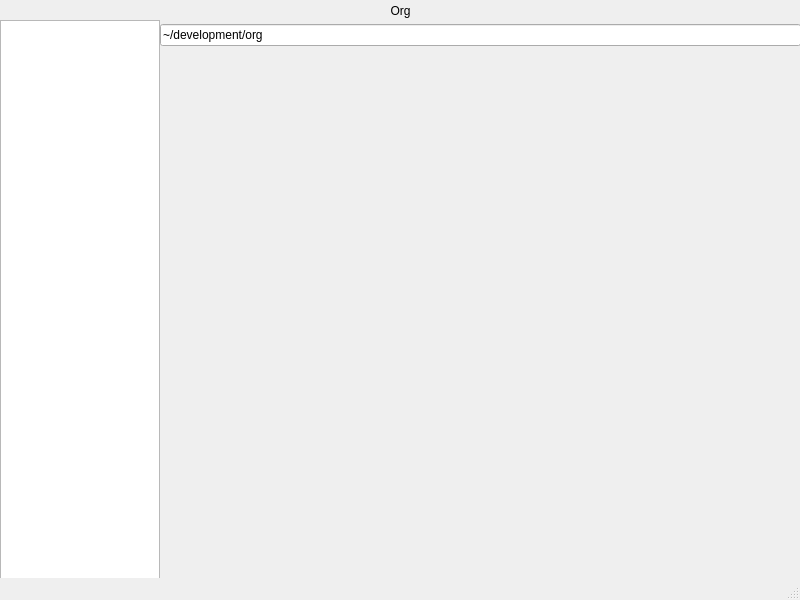
<?xml version="1.0" encoding="UTF-8"?>
<ui version="4.0">
 <class>MainWindow</class>
 <widget class="QMainWindow" name="MainWindow">
  <property name="geometry">
   <rect>
    <x>0</x>
    <y>0</y>
    <width>800</width>
    <height>600</height>
   </rect>
  </property>
  <property name="windowTitle">
   <string>MainWindow</string>
  </property>
  <widget class="QWidget" name="centralwidget">
   <widget class="QWidget" name="verticalLayoutWidget">
    <property name="geometry">
     <rect>
      <x>0</x>
      <y>0</y>
      <width>801</width>
      <height>21</height>
     </rect>
    </property>
    <layout class="QVBoxLayout" name="verticalLayout">
     <item>
      <widget class="QLabel" name="label">
       <property name="text">
        <string>Org</string>
       </property>
       <property name="alignment">
        <set>Qt::AlignmentFlag::AlignCenter</set>
       </property>
      </widget>
     </item>
    </layout>
   </widget>
   <widget class="QWidget" name="verticalLayoutWidget_2">
    <property name="geometry">
     <rect>
      <x>160</x>
      <y>20</y>
      <width>641</width>
      <height>31</height>
     </rect>
    </property>
    <layout class="QVBoxLayout" name="verticalLayout_2">
     <item>
      <widget class="QLineEdit" name="lineEdit">
       <property name="text">
        <string>~/development/org</string>
       </property>
      </widget>
     </item>
    </layout>
   </widget>
   <widget class="QWidget" name="verticalLayoutWidget_3">
    <property name="geometry">
     <rect>
      <x>0</x>
      <y>20</y>
      <width>160</width>
      <height>561</height>
     </rect>
    </property>
    <layout class="QVBoxLayout" name="verticalLayout_3">
     <item>
      <widget class="QListView" name="listView"/>
     </item>
    </layout>
   </widget>
  </widget>
  <widget class="QMenuBar" name="menubar">
   <property name="geometry">
    <rect>
     <x>0</x>
     <y>0</y>
     <width>800</width>
     <height>22</height>
    </rect>
   </property>
  </widget>
  <widget class="QStatusBar" name="statusbar"/>
 </widget>
 <resources/>
 <connections/>
</ui>
